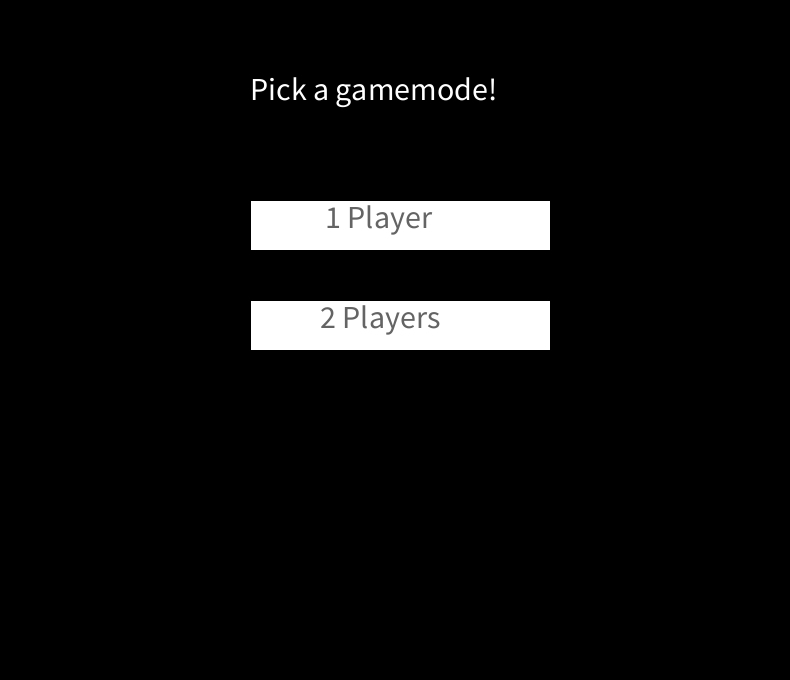
Frame 1 (no input)
Frame 60 (the mouse pressed at the canvas centre just before this capture): identical to frame 1, image omitted
Frame 120 (the mouse held since frame 60 and released just before this capture): identical to frame 1, image omitted

The Processing sketch that drew this single still picture (run headless with seeded random() and noise(); from frame 60 on, the mouse is pressed at the canvas centre):

// Processing sketch: src
// ── src.pde
int DIFFICULTY = 4; //i would make buttons for this but meh. beyond 6, too slow.

class Info
{
    static final int WHITE = 0;
    static final int RED = 1;
    static final int BLACK = 2;
}

class State
{
    static final int MENU = 0;
    static final int PVP = 1;
    static final int AI = 2;
    static final int END = 3;
}

int GameState;
int turn;
int lastWinner = Info.WHITE;
Circle[][] board = new Circle[6][7];

void setup()
{
    turn = 0;
    size(790,680);
    for (int x = 0; x < 7; x++)
    {
        for (int y = 0; y < 6; y++)
        {
            board[y][x] = new Circle(x,y);
        }
    }
    GameState = State.MENU;
}

void draw()
{
    if (GameState == State.MENU)
    {
        drawMenu();
    } else if (GameState == State.PVP || GameState == State.AI)
    {
        drawGame();
    }
}

void mouseClicked()
{
    if (GameState == State.MENU)
    {
        menuInput();
    } else if (GameState == State.END)
    {
        GameState = State.MENU;
        clearBoard();
    } else if (GameState == State.PVP)
    {
        gameInput();
        drawGame();
        checkWinner(board);
        turn++;
    } else if (GameState == State.AI)
    {
        if (!gameInput())
        {
            return;
        }
        drawGame();
        if (checkWinner(board))
            return;
        minimax(board, Info.BLACK, DIFFICULTY);
        placeTile(board, bestColumn, Info.BLACK);
        drawGame();
        checkWinner(board);
    }
}

boolean checkWinner(Circle[][] _board)
{
    int winner = win(_board);
    if (winner == Info.WHITE)
        return false;
    lastWinner = winner;
    GameState = State.END;
    return true;
}

int getColor(Circle[][] _board, int x, int y)
{
    return _board[x][y].colorNow;
}

class Circle
{
    int xcor,ycor;
    int colorNow;

    Circle(int x,int y)
    {
        xcor = 65 + 110 * x;
        ycor = 65 + 110 * y;
        colorNow = Info.WHITE;
    }
    //below used for copying only
    Circle(int x, int y, int col)
    {
        xcor = x;
        ycor = y;
        colorNow = col;
    }
    void draw()
    {
        ellipse(xcor,ycor,90,90);
    }
    void clear()
    {
        colorNow = Info.WHITE;
    }
}

// ── AI.pde
int bestColumn = 0;

int InvalidMove = 1337;

int minimax(Circle[][] _board, int col, int level)
{
    int winner = win(_board);
    if (winner == Info.RED)
        return -10;
    if (winner == Info.BLACK)
        return 10;

    if (level == 0) return 0;
    if (freeColumns(_board) == 0) return 0;

    Circle[][][] moves = new Circle[7][6][7];
    int[] scores = new int[7];

    for (int column = 0; column < 7; ++column)
    {
        Circle[][] tmp = deepCopy(_board);
        if (getColor(tmp, 0, column) == Info.WHITE)
        {
            placeTile(tmp, column, col);
            moves[column] = tmp;
            scores[column] = minimax(tmp, nextColor(col), level-1);
        } else
        {
            moves[column] = null;
            scores[column] = InvalidMove;
        }
    }

    //AI always goes 2nd, thus is always black
    if (col == Info.BLACK)
    {
        int index = maxIndex(scores);
        bestColumn = index;
        return scores[index];
    }
    else
    {
        int index = minIndex(scores);
        bestColumn = index;
        return scores[index];
    }
}

Circle[][] deepCopy(Circle[][] _board)
{
    Circle[][] _new = new Circle[6][7];
    for (int i = 0; i < 6; ++i)
    {
        for (int j = 0; j < 7; ++j)
        {
            Circle tmp = _board[i][j];
            _new[i][j] = new Circle(tmp.xcor, tmp.ycor, tmp.colorNow);
        }
    }
    return _new;
}

int nextColor(int col)
{
    if (col == Info.RED)
        return Info.BLACK;
    return Info.RED;
}

int maxIndex(int[] l)
{
    int maxVal = -1000;
    int maxIndex = -1;
    for (int i = 0; i < l.length; ++i)
    {
        if (l[i] == InvalidMove) continue;
        if (l[i] > maxVal)
        {
            maxVal = l[i];
            maxIndex = i;
        }
    }
    return maxIndex;
}
int minIndex(int[] l)
{
    int minVal = 1000;
    int minIndex = -1;
    for (int i = 0; i < l.length; ++i)
    {
        if (l[i] == InvalidMove) continue;
        if (l[i] < minVal)
        {
            minVal = l[i];
            minIndex = i;
        }
    }
    return minIndex;
}

int freeColumns(Circle[][] _board)
{
    int s = 0;
    for (int x = 0; x < 7; ++x)
    {
        if (getColor(_board, 0, x) == Info.WHITE)
            s += 1;
    }
    return s;
}

// ── game.pde
boolean gameInput()
{
    //finds which column was clicked on
    int column = (mouseX - 10) / 110;

    //if every circle in the column in filled (not white), dont do anything
    if (board[0][column].colorNow != Info.WHITE)
    {
        return false;
    }
    int col;
    if (turn % 2 == 0) col = Info.RED;
    else col = Info.BLACK;
    placeTile(board, column, col);
    return true;
}

void placeTile(Circle[][] _board, int column, int col)
{
    for (int x = 5; x >= 0; --x)
    {
        if (getColor(_board, x, column) == Info.WHITE)
        {
            _board[x][column].colorNow = col;
            return;
        }
    }
}

void drawGame()
{
    background(0,191,255);
    for (Circle[] a: board)
    {
        for (Circle b: a)
        {
            switch(b.colorNow)
            {
                case Info.WHITE:
                    fill(255,255,255);
                    break;
                case Info.RED:
                    fill(255,0,0);
                    break;
                case Info.BLACK:
                    fill(0,0,0);
                    break;
            }
            b.draw();
        }
    }
}


void clearBoard()
{
    turn = 0;
    for (int i = 0; i < 6; ++i)
    {
        for (int j = 0; j < 7; ++j)
        {
            board[i][j].clear();
        }
    }
}


int win(Circle[][] _board)
{
    //Horizontal
    for (int i = 0; i < 6; ++i)
    {
        for (int j = 0; j < 7-3; ++j)
        {
            if (getColor(_board, i,j) != Info.WHITE
                && getColor(_board, i,j) == getColor(_board, i,j+1)
                && getColor(_board, i,j) == getColor(_board, i,j+2)
                && getColor(_board, i,j) == getColor(_board, i,j+3))
                    return getColor(_board, i,j);
        }
    }

    //Vertical
    for (int i = 0; i < 6-3; ++i)
    {
        for (int j = 0; j < 7; ++j)
        {
            if (getColor(_board, i,j) != Info.WHITE
                && getColor(_board, i,j) == getColor(_board, i+1,j)
                && getColor(_board, i,j) == getColor(_board, i+2,j)
                && getColor(_board, i,j) == getColor(_board, i+3,j))
                    return getColor(_board, i,j);
        }
    }

    //Diagonals
    for (int i = 0; i < 6-3; ++i)
    {
        for (int j = 0; j < 7-3; ++j)
        {
            if (getColor(_board, i,j) != Info.WHITE
                && getColor(_board, i,j) == getColor(_board, i+1,j+1)
                && getColor(_board, i,j) == getColor(_board, i+2,j+2)
                && getColor(_board, i,j) == getColor(_board, i+3,j+3))
                    return getColor(_board, i,j);
        }
    }
    for (int i = 3; i < 6; ++i)
    {
        for (int j = 0; j < 7-3; ++j)
        {
            if (getColor(_board, i,j) != Info.WHITE
                && getColor(_board, i,j) == getColor(_board, i-1,j+1)
                && getColor(_board, i,j) == getColor(_board, i-2,j+2)
                && getColor(_board, i,j) == getColor(_board, i-3,j+3))
                    return getColor(_board, i,j);
        }
    }

    return Info.WHITE;
}

// ── menu.pde
void menuInput()
{
    if (250 <= mouseX && mouseX <= 550)
    {
        if (200 <= mouseY && mouseY <= 250)
        {
            GameState = State.AI;
        }
        if (300 <= mouseY && mouseY <= 350)
        {
            GameState = State.PVP;
        }
    }
}

void drawMenu()
{
    background(0);
    textSize(32);

    fill(255,255,255);
    printWinner();
    text("Pick a gamemode!", 250.0, 100.0);
    rect(250.0, 200.0, 300.0, 50.0);
    rect(250.0, 300.0, 300.0, 50.0);

    fill(100,100,100);
    text("1 Player", 325.0, 205.0, 300.0, 50.0);
    text("2 Players", 320.0, 305.0, 300.0, 50.0);
}

void printWinner()
{
    if (lastWinner == Info.WHITE)
        return;
    if (lastWinner == Info.RED)
        text("Red won", 330, 50);
    if (lastWinner == Info.BLACK)
        text("Black won", 320, 50);
}
